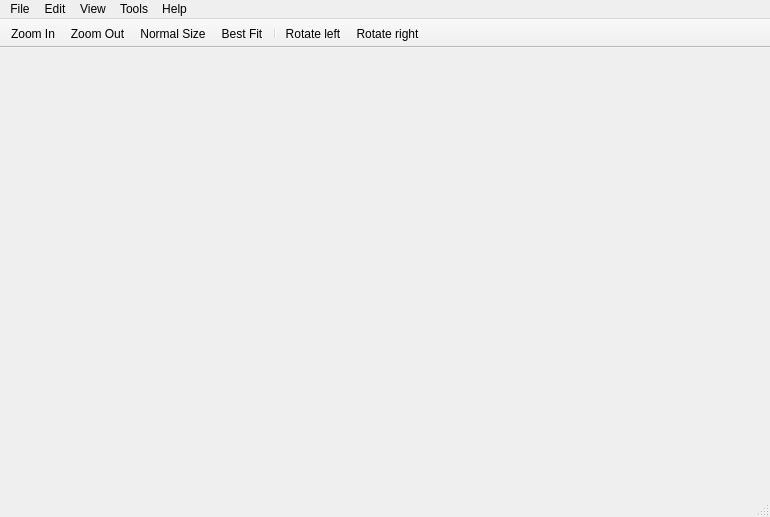
<?xml version="1.0" encoding="UTF-8"?>
<ui version="4.0">
 <class>MainWindow</class>
 <widget class="QMainWindow" name="MainWindow">
  <property name="geometry">
   <rect>
    <x>0</x>
    <y>0</y>
    <width>770</width>
    <height>517</height>
   </rect>
  </property>
  <property name="windowTitle">
   <string>MainWindow</string>
  </property>
  <property name="unifiedTitleAndToolBarOnMac">
   <bool>true</bool>
  </property>
  <widget class="QWidget" name="centralwidget"/>
  <widget class="QMenuBar" name="menubar">
   <property name="geometry">
    <rect>
     <x>0</x>
     <y>0</y>
     <width>770</width>
     <height>22</height>
    </rect>
   </property>
   <widget class="QMenu" name="menuFile">
    <property name="title">
     <string>File</string>
    </property>
    <addaction name="actionOpen"/>
    <addaction name="actionSave"/>
    <addaction name="actionSaveAs"/>
    <addaction name="separator"/>
    <addaction name="actionQuit"/>
   </widget>
   <widget class="QMenu" name="menuEdit">
    <property name="title">
     <string>Edit</string>
    </property>
    <addaction name="actionCut"/>
    <addaction name="actionCopy"/>
    <addaction name="separator"/>
    <addaction name="actionMoveTool"/>
    <addaction name="actionSelectionTool"/>
   </widget>
   <widget class="QMenu" name="menuHelp">
    <property name="title">
     <string>Help</string>
    </property>
    <addaction name="actionAboutQt"/>
    <addaction name="actionAbout"/>
   </widget>
   <widget class="QMenu" name="menuView">
    <property name="title">
     <string>View</string>
    </property>
    <addaction name="actionZoomIn"/>
    <addaction name="actionZoomOut"/>
    <addaction name="actionBestFit"/>
    <addaction name="actionNormalSize"/>
   </widget>
   <widget class="QMenu" name="menuTools">
    <property name="title">
     <string>Tools</string>
    </property>
    <addaction name="actionRotateLeft"/>
    <addaction name="actionRotateRight"/>
    <addaction name="separator"/>
    <addaction name="actionFlipHorizontally"/>
    <addaction name="actionFlipVertically"/>
   </widget>
   <addaction name="menuFile"/>
   <addaction name="menuEdit"/>
   <addaction name="menuView"/>
   <addaction name="menuTools"/>
   <addaction name="menuHelp"/>
  </widget>
  <widget class="QStatusBar" name="statusbar"/>
  <widget class="QToolBar" name="toolBar">
   <property name="windowTitle">
    <string>toolBar</string>
   </property>
   <property name="movable">
    <bool>false</bool>
   </property>
   <property name="floatable">
    <bool>false</bool>
   </property>
   <attribute name="toolBarArea">
    <enum>TopToolBarArea</enum>
   </attribute>
   <attribute name="toolBarBreak">
    <bool>false</bool>
   </attribute>
   <addaction name="actionZoomIn"/>
   <addaction name="actionZoomOut"/>
   <addaction name="actionNormalSize"/>
   <addaction name="actionBestFit"/>
   <addaction name="separator"/>
   <addaction name="actionRotateLeft"/>
   <addaction name="actionRotateRight"/>
  </widget>
  <action name="actionZoomIn">
   <property name="text">
    <string>Zoom In</string>
   </property>
   <property name="shortcut">
    <string>Ctrl+=</string>
   </property>
  </action>
  <action name="actionZoomOut">
   <property name="text">
    <string>Zoom Out</string>
   </property>
   <property name="shortcut">
    <string>Ctrl+-</string>
   </property>
  </action>
  <action name="actionOpen">
   <property name="text">
    <string>Open</string>
   </property>
   <property name="shortcut">
    <string>Ctrl+O</string>
   </property>
  </action>
  <action name="actionSave">
   <property name="text">
    <string>Save</string>
   </property>
   <property name="shortcut">
    <string>Ctrl+S</string>
   </property>
  </action>
  <action name="actionBestFit">
   <property name="text">
    <string>Best Fit</string>
   </property>
   <property name="shortcut">
    <string>Ctrl+9</string>
   </property>
  </action>
  <action name="actionNormalSize">
   <property name="text">
    <string>Normal Size</string>
   </property>
   <property name="shortcut">
    <string>Ctrl+0</string>
   </property>
  </action>
  <action name="actionFlipHorizontally">
   <property name="text">
    <string>Flip horizontally</string>
   </property>
   <property name="shortcut">
    <string>Ctrl+Shift+H</string>
   </property>
  </action>
  <action name="actionRotateLeft">
   <property name="text">
    <string>Rotate left</string>
   </property>
   <property name="shortcut">
    <string>Ctrl+L</string>
   </property>
  </action>
  <action name="actionRotateRight">
   <property name="text">
    <string>Rotate right</string>
   </property>
   <property name="shortcut">
    <string>Ctrl+R</string>
   </property>
  </action>
  <action name="actionFlipVertically">
   <property name="text">
    <string>Flip vertically</string>
   </property>
   <property name="shortcut">
    <string>Ctrl+Shift+V</string>
   </property>
  </action>
  <action name="actionQuit">
   <property name="text">
    <string>Quit</string>
   </property>
   <property name="shortcut">
    <string>Ctrl+Q</string>
   </property>
   <property name="menuRole">
    <enum>QAction::QuitRole</enum>
   </property>
  </action>
  <action name="actionAboutQt">
   <property name="text">
    <string>About Qt...</string>
   </property>
   <property name="menuRole">
    <enum>QAction::AboutQtRole</enum>
   </property>
  </action>
  <action name="actionAbout">
   <property name="text">
    <string>About...</string>
   </property>
   <property name="menuRole">
    <enum>QAction::AboutRole</enum>
   </property>
  </action>
  <action name="actionSaveAs">
   <property name="text">
    <string>Save As</string>
   </property>
   <property name="shortcut">
    <string>Ctrl+Shift+S</string>
   </property>
  </action>
  <action name="actionCut">
   <property name="text">
    <string>Cut</string>
   </property>
   <property name="shortcut">
    <string>Ctrl+X</string>
   </property>
  </action>
  <action name="actionCopy">
   <property name="text">
    <string>Copy</string>
   </property>
   <property name="shortcut">
    <string>Ctrl+C</string>
   </property>
  </action>
  <action name="actionMoveTool">
   <property name="checkable">
    <bool>true</bool>
   </property>
   <property name="checked">
    <bool>true</bool>
   </property>
   <property name="text">
    <string>Move tool</string>
   </property>
   <property name="shortcut">
    <string>Ctrl+1</string>
   </property>
  </action>
  <action name="actionSelectionTool">
   <property name="checkable">
    <bool>true</bool>
   </property>
   <property name="text">
    <string>Selection tool</string>
   </property>
   <property name="shortcut">
    <string>Ctrl+2</string>
   </property>
  </action>
 </widget>
 <resources/>
 <connections/>
</ui>
